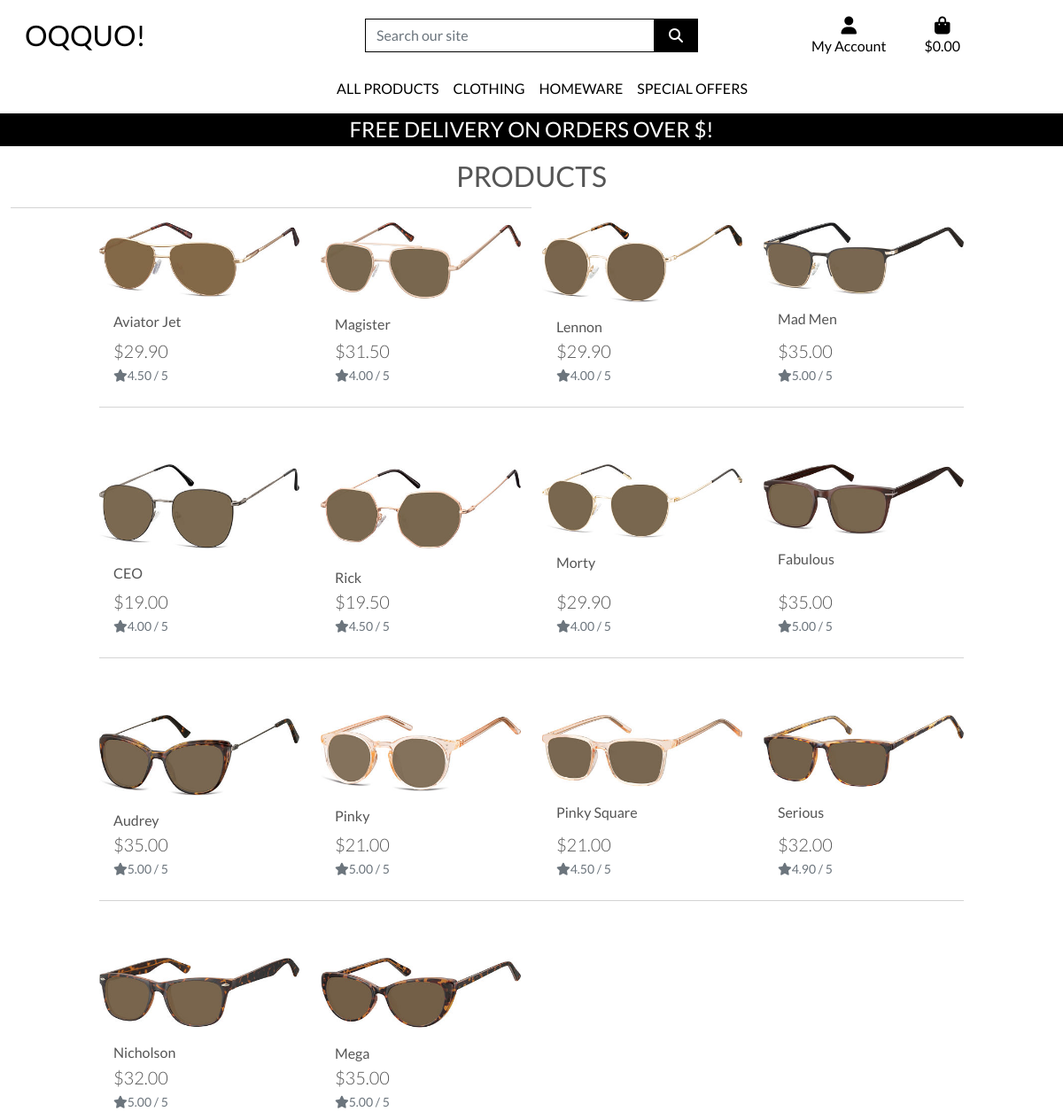
Screenshot of /products/ with the database file from the repository.
### products/models.py (models this page shows, shortened)
class Product(models.Model):
    category = models.ForeignKey('Category', null=True, blank=True, on_delete=models.SET_NULL)
    sku = models.CharField(max_length=254, null=True, blank=True)
    name = models.CharField(max_length=254)
    description = models.TextField()
    price = models.DecimalField(max_digits=6, decimal_places=2)
    rating = models.DecimalField(max_digits=6, decimal_places=2, null=True, blank=True)
    image_url = models.URLField(max_length=1024, null=True, blank=True)
    image = models.ImageField(null=True, blank=True)

### products/views.py (the view)
# urls.py: path('', views.all_products, name='products'),
def all_products(request):
    products = Product.objects.all()
    context = {
        'products': products,
    }
    return render(request, 'products/products.html', context)

### products/templates/products/products.html (shortened to what this page needs)
{% extends "base.html" %}
{% load static %}
{% block page_header %}
    <div class="container header-container">
    </div>
{% endblock %}
{% block content %}
    <div class="overlay"></div>
    <div class="container-fluid">
        <div class="row">
            <div class="col text-center mt-3">
                <h2 class="logo-font">Products</h2>
                <hr class="w-50 mb-1">
            </div>
        </div>
        <div class="row">
            <div class="product-container col-10 offset-1">
                <div class="row">
                    {% for product in products %}
                        <div class="col-sm-6 col-md-6 col-lg-4 col-xl-3">
                            <div class="card h-100 border-0">
                                {% if product.image %}
                                <a href="{% url 'product_detail' product.id %}">
                                    <img class="card-img-top img-fluid" src="{{ product.image.url }}" alt="{{ product.name }}">
                                </a>
                                {% else %}
                                <a href="{% url 'product_detail' product.id %}">
                                    <img class="card-img-top img-fluid" src="{{ MEDIA_URL }}noimage.png" alt="{{ product.name }}">
                                </a>
                                {% endif %}
                                <div class="card-body pb-0">
                                    <p class="mb-0">{{ product.name }}</p>
                                </div>
                                <div class="card-footer bg-white pt-0 border-0 text-left">
                                    <div class="row">
                                        <div class="col">
                                            <p class="lead mb-0 text-left font-weight-bold">${{ product.price }}</p>
                                            {% if product.rating %}
                                                <small class="text-muted"><i class="fas fa-star mr-1"></i>{{ product.rating }} / 5</small>
                                            {% else %}
                                                <small class="text-muted">No Rating</small>
                                            {% endif %}
                                        </div>
                                    </div>
                                </div>
                            </div>
                        </div>
                        {% if forloop.counter|divisibleby:4 %}
                            <div class="col-12 d-none d-xl-block mb-5">
                                <hr>
                            </div>
                        {% endif %}
                    {% endfor %}
                </div>
            </div>
        </div>
    </div>
{% endblock %}

### templates/base.html (shortened to what this page needs)
{% load static %}
<!doctype html>
<html lang="en">
<head>
    {% block corecss %}
    <link href="https://cdn.jsdelivr.net/npm/bootstrap@5.0.0-beta3/dist/css/bootstrap.min.css" rel="stylesheet"
>
    <link rel="stylesheet" href="{% static 'css/base.css' %}">
    {% endblock %}
</head>
<body>
    <header class="container-fluid fixed-top">
        <div id="topnav" class="row bg-white pt-lg-2 d-none d-lg-flex">
            <div class="col-12 col-lg-4 my-auto py-1 py-lg-0 text-center text-lg-left">
                <a href="{% url 'home' %}" class="nav-link main-logo-link">
                    <h2 class="logo-font text-black my-0">Oqquo!</h2>
                </a>
            </div>
            <div class="col-12 col-lg-4 my-auto py-1 py-lg-0">
                <form method="GET" action="{% url 'products' %}">
                    <div class="input-group w-100">
                        <input class="form-control border border-black rounded-0" type="text" name="q" placeholder="Search our site">
                        <div class="input-group-append">
                            <button class="form-control btn btn-black border border-black rounded-0" type="submit">
                                <span class="icon">
                                    <i class="fas fa-search"></i>
                                </span>
                            </button>
                        </div>
                    </div>
                </form>
            </div>
            <div class="col-12 col-lg-4 my-auto py-1 py-lg-0">
                <ul class="list-inline list-unstyled text-center text-lg-right my-0">
                    <li class="list-inline-item dropdown">
                        <a class="text-black nav-link" href="#" id="user-options" data-toggle="dropdown" aria-haspopup="true" aria-expanded="false">
                            <div class="text-center">
                                <div><i class="fas fa-user fa-lg"></i></div>
                                <p class="my-0">My Account</p>
                            </div>
                        </a>
                    </li>
                    <li class="list-inline-item">
                        <a class="{% if grand_total %}text-info font-weight-bold{% else %}text-black{% endif %} nav-link" href="">
                            <div class="text-center">
                                <div><i class="fas fa-shopping-bag fa-lg"></i></div>
                                <p class="my-0">
                                    {% if grand_total %}
                                        ${{ grand_total|floatformat:2 }}
                                    {% else %}
                                        $0.00
                                    {% endif %}
                                </p>
                            </div>
                        </a>
                    </li>
                </ul>
            </div>
        </div>
        <div class="row bg-white">
            <nav class="navbar navbar-expand-lg navbar-light w-100">
                {% include 'includes/main-nav.html' %}
            </nav>
        </div>
        <div id="delivery-banner" class="row text-center">
            <div class="col bg-black text-white">
                <h4 class="logo-font my-1">Free delivery on orders over ${{ free_shipping_threshold }}!</h4>
            </div>
        </div>
    </header>
    {% block page_header %}
    {% endblock %}
    {% block content %}
    {% endblock %}
  </body>
</html>

### templates/includes/main-nav.html (shortened to what this page needs)
<div class="collapse navbar-collapse" id="main-nav">
    <ul class="navbar-nav w-auto mx-auto">
        <li class="nav-item dropdown">
            <a class="logo-font font-weight-bold nav-link text-black mr-5" href="#" id="all-products-link" data-toggle="dropdown" aria-haspopup="true" aria-expanded="false">
                All Products
            </a>
        </li>
        <li class="nav-item dropdown">
            <a class="logo-font font-weight-bold nav-link text-black mr-5" href="#" id="clothing-link" data-toggle="dropdown" aria-haspopup="true" aria-expanded="false">
                Clothing
            </a>
        </li>
        <li class="nav-item dropdown">
            <a class="logo-font font-weight-bold nav-link text-black mr-5" href="#" id="homeware-link" data-toggle="dropdown" aria-haspopup="true" aria-expanded="false">
                Homeware
            </a>
        </li>
        <li class="nav-item dropdown">
            <a class="logo-font font-weight-bold nav-link text-black" href="#" id="specials-link" data-toggle="dropdown" aria-haspopup="true" aria-expanded="false">
                Special Offers
            </a>
        </li>
    </ul>
</div>

### static/css/base.css (style rules this page uses)
html { height: 100%; }
body { background: url('/media/homepage_background_cropped.jpg') no-repeat center center fixed; background-size: cover; height: calc(100vh - 164px); color: #555; font-family: 'Lato'; }
.icon { align-items: center; display: inline-flex; justify-content: center; height: 1.5rem; width: 1.5rem; }
.logo-font { text-transform: uppercase; }
.main-logo-link { width: fit-content; }
.btn-black { background: black; color: white; }
.text-black { color: #000 !important; }
.border-black { border: 1px solid black !important; }
.bg-black { background: #000 !important; }
.overlay { height: 100%; width: 100%; top: 0; left: 0; position: fixed; background: white; z-index: -1; }
@media (min-width: 1200px) { .container { max-width: 80%; } }
@media (min-width: 992px) { .header-container { padding-top: 164px; } }

### rows the page displays
Product: image (picture), name "Aviator Jet", price "29.90", rating "4.50"
Product: image (picture), name "Magister", price "31.50", rating "4.00"
Product: image (picture), name "Lennon", price "29.90", rating "4.00"
Product: image (picture), name "Mad Men", price "35.00", rating "5.00"
Product: image (picture), name "CEO", price "19.00", rating "4.00"
Product: image (picture), name "Rick", price "19.50", rating "4.50"
Product: image (picture), name "Morty", price "29.90", rating "4.00"
Product: image (picture), name "Fabulous", price "35.00", rating "5.00"
Product: image (picture), name "Audrey", price "35.00", rating "5.00"
Product: image (picture), name "Pinky", price "21.00", rating "5.00"
Product: image (picture), name "Pinky Square", price "21.00", rating "4.50"
Product: image (picture), name "Serious", price "32.00", rating "4.90"
Product: image (picture), name "Nicholson", price "32.00", rating "5.00"
Product: image (picture), name "Mega", price "35.00", rating "5.00"
